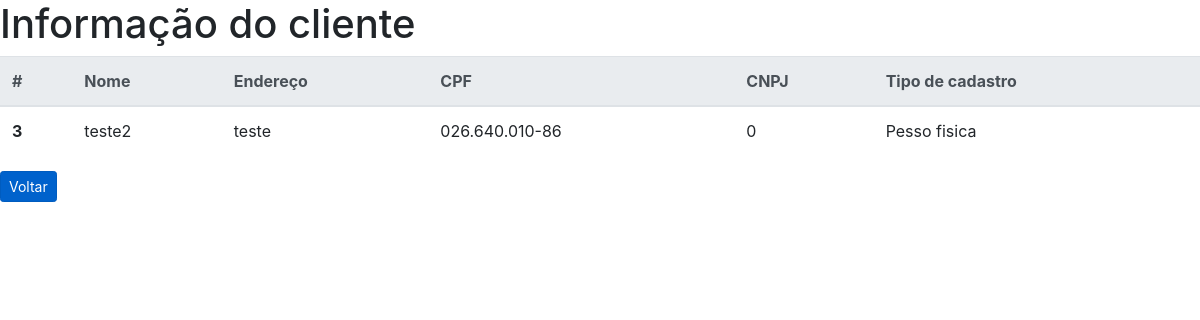
/detalhe.php?id=3, run on the app's committed database.
### tables this page shows
CREATE TABLE `cliente` (
  `id` int(11) NOT NULL,
  `nome` varchar(30) NOT NULL,
  `endereco` varchar(30) NOT NULL,
  `cpf` varchar(30) NOT NULL,
  `cnpj` varchar(30) NOT NULL,
  `pessoa` varchar(40) NOT NULL
);

### usuario.php (called while the page is built, shortened)
<?php
class Usuario{
    private $id;
    private $nome;
    private $endereco;
    private $cpf;
    private $cnpj;
    private $pessoa;
    private $pdo;
    public function __construct($i = null) {
        try {
            $this->pdo = new PDO("mysql:dbname=cliente;host=localhost", "root", "");
        } catch(PDOException $e) {
            echo "FALHOU: ".$e->getMessage();
        }
        if(!is_null($i)) {
            $sql = "SELECT * FROM cliente WHERE id = ?";
            $sql = $this->pdo->prepare($sql);
            $sql->execute(array($i));
            if($sql->rowCount() > 0) {
                $data = $sql->fetch();
                $this->id = $data['id'];
                $this->nome = $data['nome'];
                $this->endereco = $data['endereco'];
                $this->cpf = $data['cpf'];
                $this->cnpj = $data['cnpj'];
                $this->pessoa = $data['pessoa'];
            }
        }
    }
    public function getId(){
        return $this->id;
    }
    public function getNome(){
        return $this->nome;
    }
    public function getEndereco(){
        return $this->endereco;
    }
    public function getCpf(){
        return $this->cpf;
    }
    public function getCnpj(){
        return $this->cnpj;
    }
    public function getPessoa(){
        return $this->pessoa;
    }
}

### detalhe.php (the view, shortened to what this page needs)
<?php
require 'usuario.php';
	if(isset($_GET['id'])){
        $id = (int)$_GET['id'];
        $usuario = new usuario($id);
    }else{
        echo 'Você precisa passar o parametro ID.';
        die();
    }
 ?>
<!DOCTYPE html>
<html xmlns="http://www.w3.org/1999/xhtml">
<head>
</head>
<link rel="stylesheet" href="https://stackpath.bootstrapcdn.com/bootstrap/4.1.3/css/bootstrap.min.css"
>
<body>
<h1>Informação do cliente</h1>
<table class="table">
    <thead class="thead-light">
    <tr>
        <th scope="col">#</th>
        <th scope="col">Nome</th>
        <th scope="col">Endereço</th>
        <th scope="col">CPF</th>
        <th scope="col">CNPJ</th>
        <th scope="col">Tipo de cadastro</th>
    </tr>
    </thead>
    <tbody>
        <tr>
            <th scope="row"><?php echo $usuario->getId(); ?></th>
            <td><?php echo $usuario->getNome(); ?></td>
            <td><?php echo $usuario->getEndereco(); ?></td>
            <td><?php echo $usuario->getCpf(); ?></td>
            <td><?php echo $usuario->getCnpj(); ?></td>
            <td><?php echo $usuario->getPessoa(); ?></td>
        </tr>
    </tbody>
</table>
<a href="index.php" class="btn btn-primary btn-sm active" role="button" aria-pressed="true">Voltar</a>
</body>
</html>

### data on the page
cliente: id "3", nome "teste2", endereco "teste", cpf "026.640.010-86", cnpj "0", pessoa "Pesso fisica"
